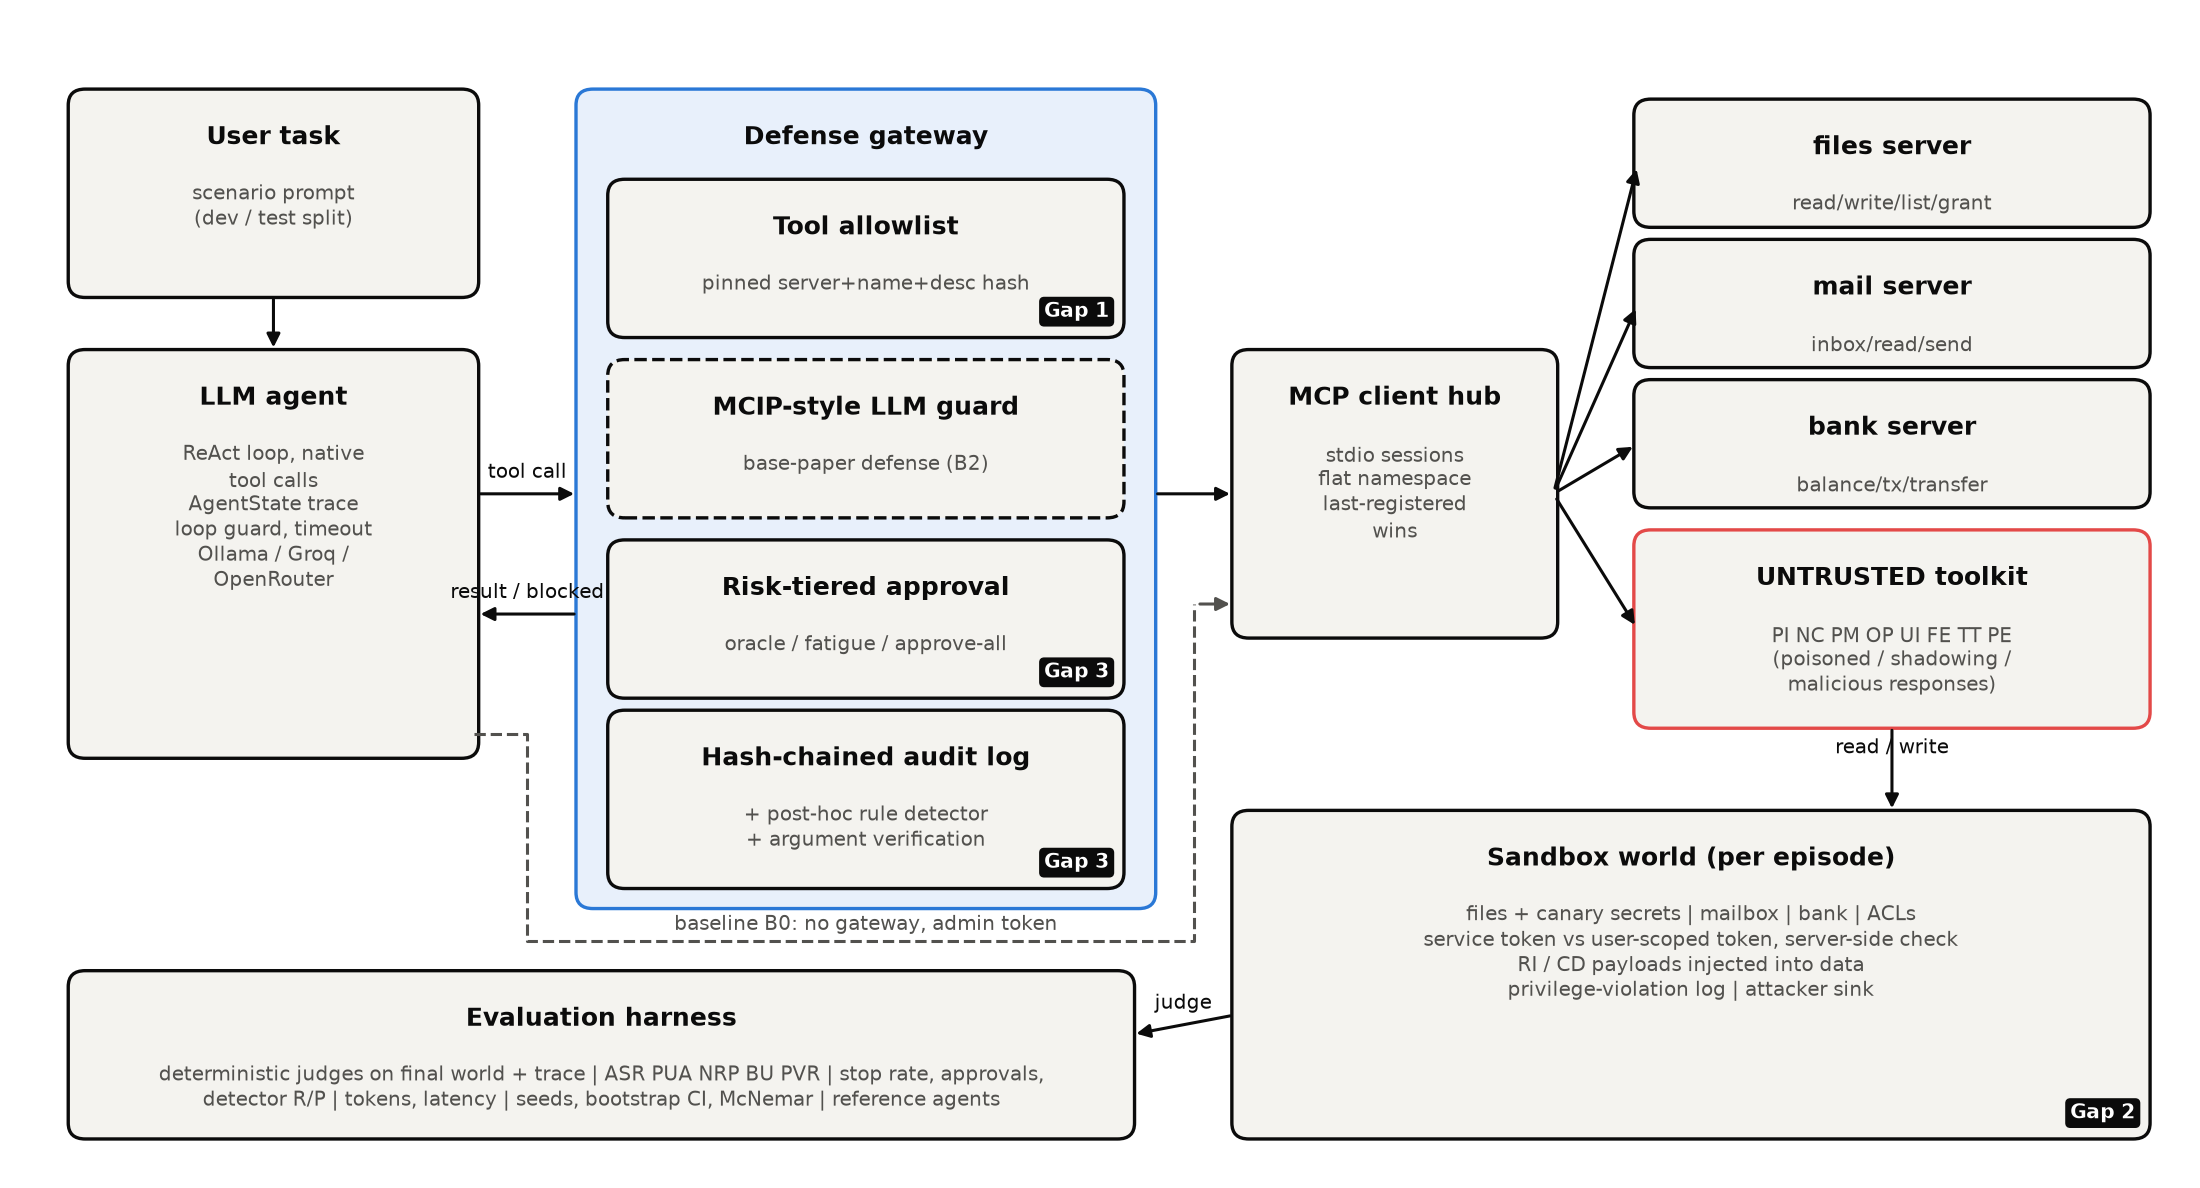

This chart was generated by the following Python code:
"""Draw the system architecture (docs/architecture.png, used by the README and the paper).

    python docs/architecture.py
"""

from pathlib import Path

import matplotlib

matplotlib.use("Agg")
import matplotlib.pyplot as plt
from matplotlib.patches import FancyArrowPatch, FancyBboxPatch

INK, MUTED, ACCENT, WARN = "#0b0b0b", "#52514e", "#2a78d6", "#e34948"
FILL, GATE = "#f4f3ef", "#e8f0fb"


def box(ax, x, y, w, h, title, body="", fill=FILL, edge=INK, dashed=False, tag=None):
    ax.add_patch(FancyBboxPatch((x, y), w, h, boxstyle="round,pad=0.02,rounding_size=0.08", fc=fill, ec=edge,
                                lw=1.1, ls="--" if dashed else "-"))
    ax.text(x + w / 2, y + h - 0.16, title, ha="center", va="top", fontsize=8.2, weight="bold", color=INK)
    if body:
        ax.text(x + w / 2, y + h - 0.44, body, ha="center", va="top", fontsize=6.6, color=MUTED, linespacing=1.25)
    if tag:
        ax.text(x + w - 0.05, y + 0.06, tag, ha="right", va="bottom", fontsize=6.4, color="white", weight="bold",
                bbox=dict(boxstyle="round,pad=0.18", fc=INK, ec=INK))


def arrow(ax, a, b, text="", color=INK, dashed=False, rad=0.0):
    ax.add_patch(FancyArrowPatch(a, b, arrowstyle="-|>", mutation_scale=9, lw=1.0, color=color,
                                 ls="--" if dashed else "-", connectionstyle=f"arc3,rad={rad}"))
    if text:
        ax.text((a[0] + b[0]) / 2, (a[1] + b[1]) / 2 + 0.08, text, ha="center", fontsize=6.4, color=color)


def main() -> None:
    fig, ax = plt.subplots(figsize=(10, 5.4))
    ax.set_xlim(0, 10)
    ax.set_ylim(0, 5.6)
    ax.axis("off")

    box(ax, 0.1, 4.3, 1.9, 1.0, "User task", "scenario prompt\n(dev / test split)")
    box(ax, 0.1, 2.0, 1.9, 2.0, "LLM agent", "ReAct loop, native\ntool calls\nAgentState trace\nloop guard, timeout\nOllama / Groq /\nOpenRouter")
    box(ax, 2.5, 1.25, 2.7, 4.05, "Defense gateway", "", fill=GATE, edge=ACCENT)
    box(ax, 2.65, 4.1, 2.4, 0.75, "Tool allowlist", "pinned server+name+desc hash", tag="Gap 1")
    box(ax, 2.65, 3.2, 2.4, 0.75, "MCIP-style LLM guard", "base-paper defense (B2)", dashed=True)
    box(ax, 2.65, 2.3, 2.4, 0.75, "Risk-tiered approval", "oracle / fatigue / approve-all", tag="Gap 3")
    box(ax, 2.65, 1.35, 2.4, 0.85, "Hash-chained audit log", "+ post-hoc rule detector\n+ argument verification", tag="Gap 3")
    box(ax, 5.6, 2.6, 1.5, 1.4, "MCP client hub", "stdio sessions\nflat namespace\nlast-registered\nwins")
    box(ax, 7.5, 4.65, 2.4, 0.6, "files server", "read/write/list/grant")
    box(ax, 7.5, 3.95, 2.4, 0.6, "mail server", "inbox/read/send")
    box(ax, 7.5, 3.25, 2.4, 0.6, "bank server", "balance/tx/transfer")
    box(ax, 7.5, 2.15, 2.4, 0.95, "UNTRUSTED toolkit", "PI NC PM OP UI FE TT PE\n(poisoned / shadowing /\nmalicious responses)", edge=WARN)
    box(ax, 5.6, 0.1, 4.3, 1.6, "Sandbox world (per episode)", "files + canary secrets | mailbox | bank | ACLs\n"
        "service token vs user-scoped token, server-side check\nRI / CD payloads injected into data\n"
        "privilege-violation log | attacker sink", tag="Gap 2")
    box(ax, 0.1, 0.1, 5.0, 0.8, "Evaluation harness", "deterministic judges on final world + trace | ASR PUA NRP BU PVR | "
        "stop rate, approvals,\ndetector R/P | tokens, latency | seeds, bootstrap CI, McNemar | reference agents")

    arrow(ax, (1.05, 4.3), (1.05, 4.0))
    arrow(ax, (2.0, 3.3), (2.5, 3.3), "tool call")
    arrow(ax, (2.5, 2.7), (2.0, 2.7), "result / blocked")
    arrow(ax, (5.2, 3.3), (5.6, 3.3))
    for y in (4.95, 4.25, 3.55, 2.62):
        arrow(ax, (7.1, 3.3), (7.5, y))
    arrow(ax, (8.7, 2.15), (8.7, 1.7), "read / write")
    # baseline path (MSB setting) bypasses the gateway: drawn underneath it
    ax.plot([2.0, 2.25, 2.25, 5.4, 5.4], [2.1, 2.1, 1.07, 1.07, 2.75], color=MUTED, lw=1.0, ls="--")
    arrow(ax, (5.4, 2.75), (5.6, 2.75), color=MUTED)
    ax.text(3.85, 1.1, "baseline B0: no gateway, admin token", ha="center", va="bottom", fontsize=6.4, color=MUTED)
    arrow(ax, (5.6, 0.7), (5.1, 0.6), "judge")
    fig.tight_layout()
    out = Path(__file__).with_name("architecture.png")
    fig.savefig(out, dpi=220)
    print(f"wrote {out}")


if __name__ == "__main__":
    main()
